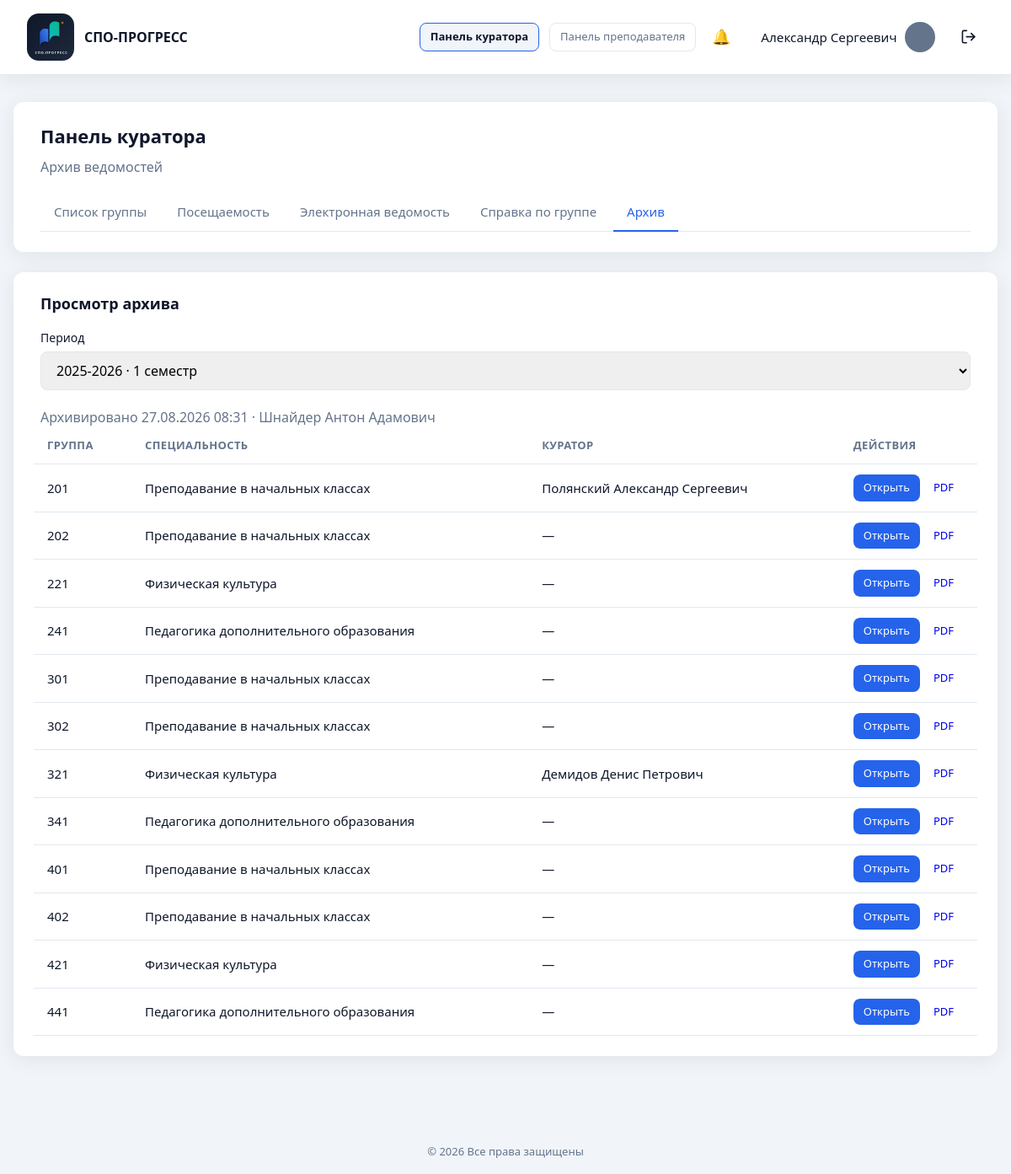
Screenshot of /curator/archive.php (signed in) with the database file from the repository.
### tables this page shows
CREATE TABLE `users` (
  `id` int UNSIGNED NOT NULL,
  `email` varchar(255) NOT NULL,
  `password_hash` varchar(255) NOT NULL,
  `password_plain` varchar(64) DEFAULT NULL,
  `full_name` varchar(255) NOT NULL,
  `phone` varchar(50) NOT NULL DEFAULT '',
  `position` varchar(255) NOT NULL DEFAULT '',
  `education` varchar(500) NOT NULL DEFAULT '',
  `additional_info` text,
  `avatar` varchar(255) NOT NULL DEFAULT 'icon:default',
  `role` enum('admin','teacher','student') NOT NULL DEFAULT 'teacher',
  `is_active` tinyint(1) NOT NULL DEFAULT '1',
  `created_at` datetime NOT NULL DEFAULT CURRENT_TIMESTAMP,
  `updated_at` datetime NOT NULL DEFAULT CURRENT_TIMESTAMP ON UPDATE CURRENT_TIMESTAMP
);

CREATE TABLE `archive_periods` (
  `id` int UNSIGNED NOT NULL,
  `archive_type` enum('gradebook','journal') NOT NULL,
  `academic_year` varchar(9) NOT NULL,
  `semester` enum('1','2') NOT NULL,
  `archived_by` int UNSIGNED DEFAULT NULL,
  `archived_at` datetime NOT NULL DEFAULT CURRENT_TIMESTAMP
);

CREATE TABLE `archive_gradebook_groups` (
  `id` int UNSIGNED NOT NULL,
  `archive_id` int UNSIGNED NOT NULL,
  `group_id` int UNSIGNED NOT NULL,
  `group_number` varchar(50) NOT NULL,
  `specialty_name` varchar(255) NOT NULL DEFAULT '',
  `specialty_code` varchar(50) NOT NULL DEFAULT '',
  `curator_name` varchar(255) NOT NULL DEFAULT ''
);

### curator/archive.php (called while the page is built, shortened)
<?php
require __DIR__ . '/../includes/archive/curator_hub.php';

### includes/migrations.php (called while the page is built, shortened)
<?php
function ensure_user_roles_schema(PDO $pdo): void
{
    $done = true;
    $stmt = $pdo->query("SHOW TABLES LIKE 'user_roles'");
    if ($stmt->fetch()) {
        return;
    }
}
function ensure_organization_schema(PDO $pdo): void
{
    $done = true;
    $stmt = $pdo->query("SHOW TABLES LIKE 'organization'");
    if ($stmt->fetch()) {
        return;
    }
}
function run_migrations(PDO $pdo): void
{
    ensure_user_roles_schema($pdo);
    ensure_organization_schema($pdo);
    ensure_curriculum_schema($pdo);
    ensure_students_schema($pdo);
    ensure_gradebook_schema($pdo);
    ensure_attendance_schema($pdo);
    ensure_journal_schema($pdo);
    ensure_journal_brs_schema($pdo);
    ensure_ktp_schema($pdo);
}
function ensure_students_schema(PDO $pdo): void
{
    $done = true;
    $curatorCol = $pdo->query("SHOW COLUMNS FROM study_groups LIKE 'curator_id'")->fetch();
    $stmt = $pdo->query("SHOW TABLES LIKE 'students'");
    if ($stmt->fetch()) {
        return;
    }
}
function ensure_curriculum_schema(PDO $pdo): void
{
    $done = true;
    $stmt = $pdo->query("SHOW TABLES LIKE 'subjects'");
    if ($stmt->fetch()) {
        return;
    }
}
function ensure_gradebook_schema(PDO $pdo): void
{
    $done = true;
    $stmt = $pdo->query("SHOW TABLES LIKE 'app_settings'");
    $col = $pdo->query("SHOW COLUMNS FROM app_settings LIKE 'setting_value'")->fetch();
    $stmt = $pdo->query("SHOW TABLES LIKE 'grade_entries'");
    if ($stmt->fetch()) {
        return;
    }
}
function ensure_attendance_schema(PDO $pdo): void
{
    $done = true;
    $stmt = $pdo->query("SHOW TABLES LIKE 'attendance_reasons'");
    $stmt = $pdo->query("SHOW TABLES LIKE 'attendance_days'");
    if ($stmt->fetch()) {
        return;
    }
}
function ensure_journal_schema(PDO $pdo): void
{
    $done = true;
    $teacherCol = $pdo->query("SHOW COLUMNS FROM curriculum_items LIKE 'teacher_id'")->fetch();
    $stmt = $pdo->query("SHOW TABLES LIKE 'journal_lessons'");
    if ($stmt->fetch()) {
        return;
    }
}
function ensure_journal_brs_schema(PDO $pdo): void
{
    $done = true;
    $stmt = $pdo->query("SHOW TABLES LIKE 'journal_grades'");
    $markCol = $pdo->query("SHOW COLUMNS FROM journal_grades LIKE 'mark'")->fetch();
}
function ensure_ktp_schema(PDO $pdo): void
{
    $stmt = $pdo->query("SHOW TABLES LIKE 'ktp_topics'");
    $lessonTypeCol = $pdo->query("SHOW COLUMNS FROM ktp_topics LIKE 'lesson_type'")->fetch();
    if (!$lessonTypeCol) {
        $pdo->exec(
            "ALTER TABLE ktp_topics
             ADD lesson_type ENUM(
                'lecture', 'practice', 'independent',
                'diff_credit', 'credit', 'exam', 'control'
             ) NOT NULL DEFAULT 'lecture' AFTER title,
             ADD hours DECIMAL(4,1) NOT NULL DEFAULT 2.0 AFTER lesson_type"
        );
    } else {
        $typeDef = (string) ($lessonTypeCol['Type'] ?? '');
    }
    $stmt = $pdo->query("SHOW TABLES LIKE 'journal_lessons'");
    $topicCol = $pdo->query("SHOW COLUMNS FROM journal_lessons LIKE 'ktp_topic_id'")->fetch();
}

### includes/db.php (called while the page is built, shortened)
<?php
function db(): PDO
{
    static $pdo = null;
    if ($pdo === null) {
        $config = require __DIR__ . '/../config/database.php';
        $dsn = sprintf(
            'mysql:host=%s;dbname=%s;charset=%s',
            $config['host'],
            $config['dbname'],
            $config['charset']
        );
        $pdo = new PDO($dsn, $config['username'], $config['password'], [
            PDO::ATTR_ERRMODE            => PDO::ERRMODE_EXCEPTION,
            PDO::ATTR_DEFAULT_FETCH_MODE => PDO::FETCH_ASSOC,
            PDO::ATTR_EMULATE_PREPARES   => false,
        ]);
        require_once __DIR__ . '/migrations.php';
        run_migrations($pdo);
    }
    return $pdo;
}

### includes/archive.php (called while the page is built, shortened)
<?php
require_once __DIR__ . '/db.php';
require_once __DIR__ . '/auth.php';
function get_archive_period_by_id(int $id): ?array
{
    $stmt = db()->prepare(
        "SELECT ap.*, u.full_name AS archived_by_name
         FROM archive_periods ap
         LEFT JOIN users u ON u.id = ap.archived_by
         WHERE ap.id = ?
         LIMIT 1"
    );
    $stmt->execute([$id]);
    $row = $stmt->fetch();
    return $row ?: null;
}
function list_saved_archive_gradebook_periods(): array
{
    $stmt = db()->query(
        "SELECT id AS archive_id, academic_year, semester
         FROM archive_periods
         WHERE archive_type = 'gradebook'
         ORDER BY academic_year DESC, semester DESC"
    );
    return $stmt->fetchAll();
}
function get_archive_gradebook_groups(int $archiveId): array
{
    $stmt = db()->prepare(
        'SELECT * FROM archive_gradebook_groups WHERE archive_id = ? ORDER BY group_number ASC'
    );
    $stmt->execute([$archiveId]);
    return $stmt->fetchAll();
}

### includes/teachers.php (called while the page is built, shortened)
<?php
require_once __DIR__ . '/db.php';
require_once __DIR__ . '/auth.php';
function format_date(?string $datetime): string
{
    $timestamp = strtotime($datetime);
    return date('d.m.Y H:i', $timestamp);
}

### includes/archive/curator_hub.php (the view, shortened to what this page needs)
<?php
require_once __DIR__ . '/../auth.php';
require_once __DIR__ . '/../archive.php';
require_once __DIR__ . '/../teachers.php';
require_curator_panel();
$viewYear = '';
$viewSemester = '';
if (isset($_GET['period']) && is_string($_GET['period']) && strpos($_GET['period'], '|') !== false) {
    $parts = explode('|', $_GET['period'], 2);
    $viewYear = normalize_academic_year($parts[0] ?? '') ?? '';
    $viewSemester = normalize_gradebook_semester((string) ($parts[1] ?? ''));
} else {
    $viewYear = normalize_academic_year($_GET['year'] ?? '') ?? '';
    $viewSemester = isset($_GET['semester'])
        ? normalize_gradebook_semester((string) $_GET['semester'])
        : '';
}
$savedPeriods = list_saved_archive_gradebook_periods();
$periodValid = false;
$archiveId = 0;
if (!$periodValid && $savedPeriods !== []) {
    $viewYear = (string) $savedPeriods[0]['academic_year'];
    $viewSemester = (string) $savedPeriods[0]['semester'];
    $archiveId = (int) $savedPeriods[0]['archive_id'];
    $periodValid = true;
}
$gradebookArchive = $periodValid ? get_archive_period_by_id($archiveId) : null;
$gradebookGroups = $gradebookArchive
    ? get_archive_gradebook_groups((int) $gradebookArchive['id'])
    : [];
$showHeader = true;
$basePath = '../';
require __DIR__ . '/../header.php';
?>
<div class="dashboard dashboard--wide">
    <section class="panel">
        <div class="panel__header">
            <div>
                <h1>Панель куратора</h1>
                <p class="text-muted">Архив ведомостей</p>
            </div>
        </div>
        <?php require __DIR__ . '/../curator_nav.php'; ?>
    </section>
    <section class="panel">
        <h2>Просмотр архива</h2>
        <?php if ($savedPeriods === []): ?>
            <p class="text-muted">В архиве пока нет сохранённых ведомостей.</p>
        <?php else: ?>
            <form method="get" class="form form--filter">
                <div class="form__group">
                    <label for="archive_period">Период</label>
                    <select id="archive_period" name="period" onchange="this.form.submit()">
                        <?php foreach ($savedPeriods as $period): ?>
                        <?php
                        $periodYear = (string) $period['academic_year'];
                        $periodSemester = (string) $period['semester'];
                        $periodValue = $periodYear . '|' . $periodSemester;
                        $isSelected = $periodYear === $viewYear && $periodSemester === $viewSemester;
                        ?>
                        <option value="<?= e($periodValue) ?>"<?= $isSelected ? ' selected' : '' ?>>
                            <?= e($periodYear) ?> · <?= e(semester_label($periodSemester)) ?>
                        </option>
                        <?php endforeach; ?>
                    </select>
                </div>
            </form>
            <?php if ($gradebookArchive === null || $gradebookGroups === []): ?>
                <p class="text-muted">Ведомости за этот период не найдены.</p>
            <?php else: ?>
                <p class="text-muted">
                    Архивировано <?= e(format_date($gradebookArchive['archived_at'])) ?>
                    <?php if (!empty($gradebookArchive['archived_by_name'])): ?>
                        · <?= e($gradebookArchive['archived_by_name']) ?>
                    <?php endif; ?>
                </p>
                <div class="table-wrap">
                    <table class="table">
                        <thead>
                            <tr>
                                <th>Группа</th>
                                <th>Специальность</th>
                                <th>Куратор</th>
                                <th class="table__actions-col">Действия</th>
                            </tr>
                        </thead>
                        <tbody>
                            <?php foreach ($gradebookGroups as $group): ?>
                            <tr>
                                <td><?= e($group['group_number']) ?></td>
                                <td><?= e($group['specialty_name']) ?></td>
                                <td><?= e(($group['curator_name'] ?? '') !== '' ? $group['curator_name'] : '—') ?></td>
                                <td class="table__actions">
                                    <a
                                        href="archive_gradebook.php?id=<?= (int) $gradebookArchive['id'] ?>&group_id=<?= (int) $group['group_id'] ?>"
                                        class="btn btn--primary btn--sm"
                                    >Открыть</a>
                                    <a
                                        href="archive_gradebook_pdf.php?id=<?= (int) $gradebookArchive['id'] ?>&group_id=<?= (int) $group['group_id'] ?>"
                                        class="btn btn--secondary btn--sm"
                                    >PDF</a>
                                </td>
                            </tr>
                            <?php endforeach; ?>
                        </tbody>
                    </table>
                </div>
            <?php endif; ?>
        <?php endif; ?>
    </section>
</div>
<?php require __DIR__ . '/../footer.php'; ?>

### includes/header.php (shortened to what this page needs)
<!DOCTYPE html>
<html lang="ru">
<head>
    <?php $basePath = $basePath ?? ''; ?>
    <link rel="stylesheet" href="<?= e($basePath) ?>assets/css/style.css">
</head>
<body>
    <div class="page">
        <?php if (!empty($showHeader)): ?>
        <header class="header">
            <div class="header__brand">
                <span class="header__logo">
                    <img
                        class="header__logo-img"
                        src="<?= e($basePath) ?>assets/img/logo-icon.svg"
                        alt="СПО-ПРОГРЕСС"
                        width="56"
                        height="56"
                    >
                </span>
                <span class="header__title">СПО-ПРОГРЕСС</span>
            </div>
            <?php if (is_logged_in()): ?>
            <?php
            $headerUser = current_user();
            $headerName = user_first_middle_name((string) ($headerUser['full_name'] ?? ''));
            $headerAvatar = (string) ($headerUser['avatar'] ?? 'icon:person');
            $appBase = app_base_path();
            $activePanel = current_header_panel();
            require_once __DIR__ . '/notifications.php';
            ?>
            <nav class="header__nav">
                <?php if (can_use_curator_panel()): ?>
                <a
                    href="<?= e($appBase) ?>curator/group.php"
                    class="btn btn--ghost btn--sm<?= $activePanel === 'curator' ? ' is-active' : '' ?>"
                >Панель куратора</a>
                <?php endif; ?>
                <?php if (can_use_teacher_panel()): ?>
                <a
                    href="<?= e($appBase) ?>teacher/subjects.php"
                    class="btn btn--ghost btn--sm<?= $activePanel === 'teacher' ? ' is-active' : '' ?>"
                >Панель преподавателя</a>
                <?php endif; ?>
                <a
                    href="<?= e($appBase) ?>notifications.php"
                    class="header__notify-btn<?= basename((string) ($_SERVER['SCRIPT_NAME'] ?? '')) === 'notifications.php' ? ' is-active' : '' ?>"
                    title="Уведомления"
                >
                    <span class="header__notify-icon" aria-hidden="true">🔔</span>
                </a>
                <div class="header__account">
                    <a
                        href="<?= e($appBase) ?><?= is_student_user() ? 'student/cabinet.php' : 'cabinet.php' ?>"
                        class="header__cabinet-tab<?= ($activePanel === 'cabinet' || $activePanel === 'student') ? ' header__cabinet-tab--active' : '' ?>"
                        title="Личный кабинет"
                    >
                        <span class="header__user-name"><?= e($headerName) ?></span>
                        <?= render_user_avatar($headerAvatar, 'user-avatar--header', $basePath) ?>
                    </a>
                </div>
                <a
                    href="<?= e($basePath) ?>logout.php"
                    class="header__logout-btn"
                    title="Выйти"
                    aria-label="Выйти"
                >
                </a>
            </nav>
            <?php endif; ?>
        </header>
        <?php endif; ?>
        <main class="main">

### rows the page displays
users: full_name "Александр Сергеевич"
archive_periods: archived_at "27.08.2026 08:31", users.full_name "Шнайдер Антон Адамович"
archive_gradebook_groups: group_number "201", specialty_name "Преподавание в начальных классах", curator_name "Полянский Александр Сергеевич"
archive_gradebook_groups: group_number "202", specialty_name "Преподавание в начальных классах", curator_name "—"
archive_gradebook_groups: group_number "221", specialty_name "Физическая культура", curator_name "—"
archive_gradebook_groups: group_number "241", specialty_name "Педагогика дополнительного образования", curator_name "—"
archive_gradebook_groups: group_number "301", specialty_name "Преподавание в начальных классах", curator_name "—"
archive_gradebook_groups: group_number "302", specialty_name "Преподавание в начальных классах", curator_name "—"
archive_gradebook_groups: group_number "321", specialty_name "Физическая культура", curator_name "Демидов Денис Петрович"
archive_gradebook_groups: group_number "341", specialty_name "Педагогика дополнительного образования", curator_name "—"
archive_gradebook_groups: group_number "401", specialty_name "Преподавание в начальных классах", curator_name "—"
archive_gradebook_groups: group_number "402", specialty_name "Преподавание в начальных классах", curator_name "—"
archive_gradebook_groups: group_number "421", specialty_name "Физическая культура", curator_name "—"
archive_gradebook_groups: group_number "441", specialty_name "Педагогика дополнительного образования", curator_name "—"

### other values shown
form field period "2025-2026 · 1 семестр"
